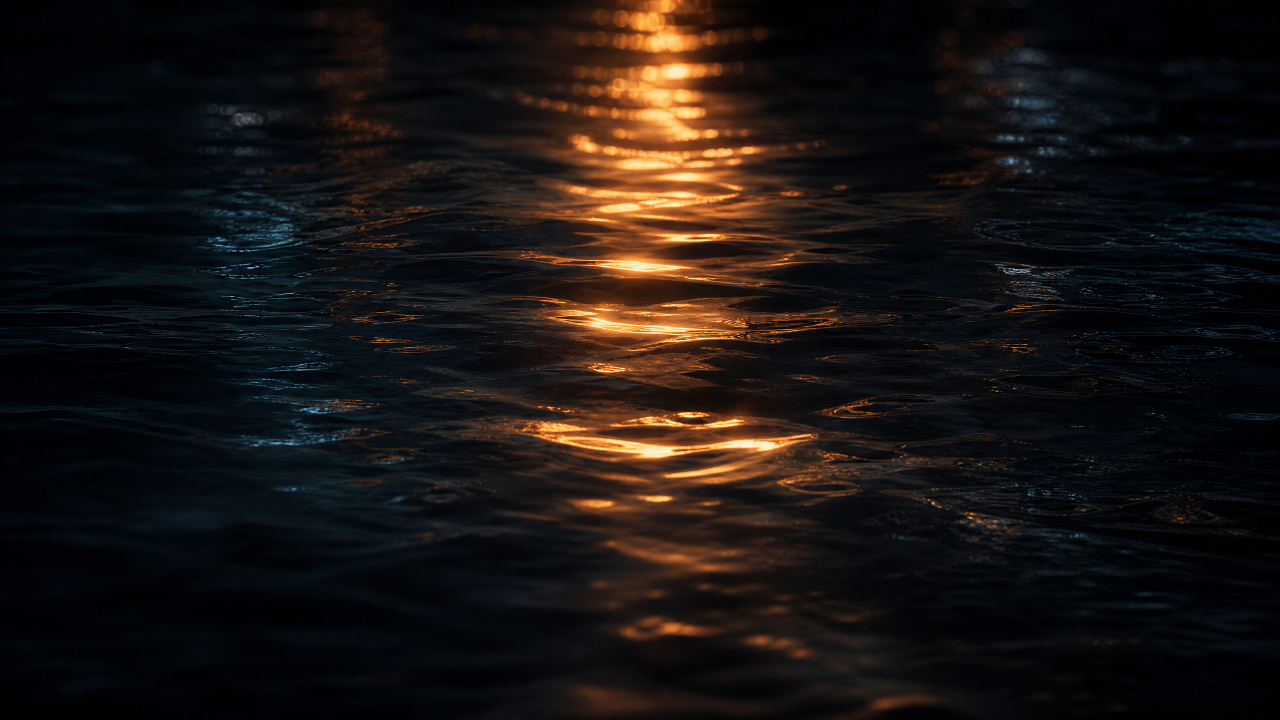
#> input picture assets/video/plates/fire-water-abstract.png, 2560 x 1440 px (shown at 1/2 size); its folder holds only this picture in this run
$ python make_dynamic_keyframe_sheet.py
#> lines starting #> are read from the running program, lines starting #| are printed output that depends on the picture
from pathlib import Path

from PIL import Image, ImageDraw, ImageOps

root = Path('/home/ubuntu/KAIR-S-SONICA')
files = sorted((root/'assets/video/keyframes').glob('*.png')) + sorted((root/'assets/video/plates').glob('*.png'))
thumb_w, thumb_h = 420, 260
margin, label_h, cols = 18, 36, 2
rows = (len(files)+cols-1)//cols
sheet = Image.new('RGB', (cols*(thumb_w+margin)+margin, rows*(thumb_h+label_h+margin)+margin), '#111217')
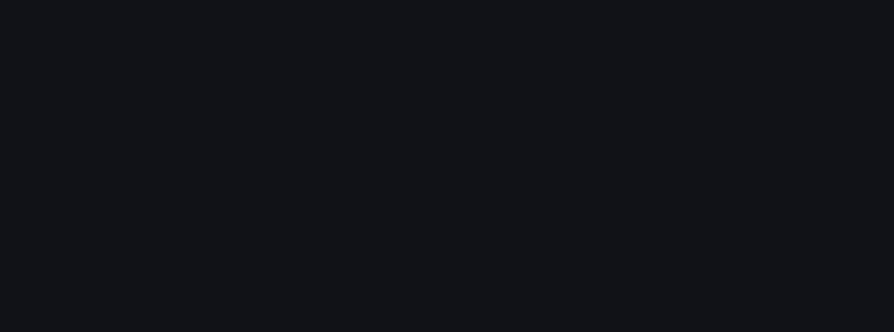
#> sheet: PIL image 894x332 RGB; mean R, G, B 17, 18, 23
d = ImageDraw.Draw(sheet)
for i, path in enumerate(files):
    x = margin + (i%cols)*(thumb_w+margin)
    y = margin + (i//cols)*(thumb_h+label_h+margin)
    im = Image.open(path).convert('RGB')
#> im is the input picture: PIL image 2560x1440 RGB; mean R, G, B 24.5, 19.5, 17.8
    im = ImageOps.fit(im, (thumb_w, thumb_h), method=Image.Resampling.LANCZOS)
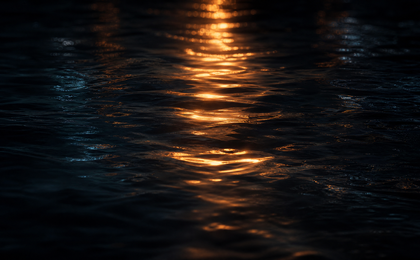
#> im: PIL image 420x260 RGB; mean R, G, B 26.8, 21.1, 18.7
    sheet.paste(im, (x,y))
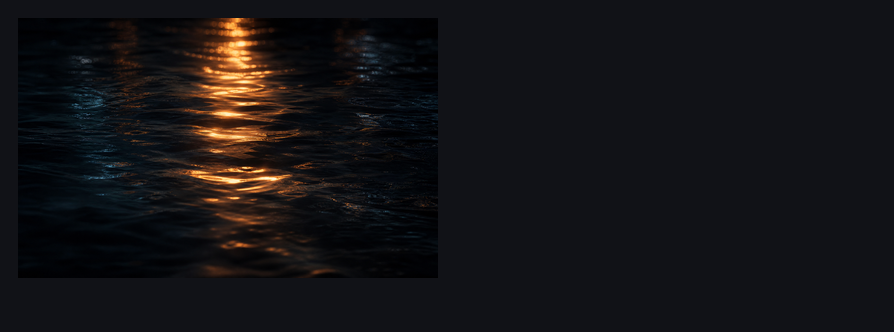
#> sheet: PIL image 894x332 RGB; mean R, G, B 20.6, 19.1, 21.4
    d.text((x,y+thumb_h+6), path.name[:54], fill='#f2f2f2')
(root/'artifacts/video/validation').mkdir(parents=True, exist_ok=True)
sheet.save(root/'artifacts/video/validation/ktd_dynamic_keyframe_sheet.jpg', quality=92)
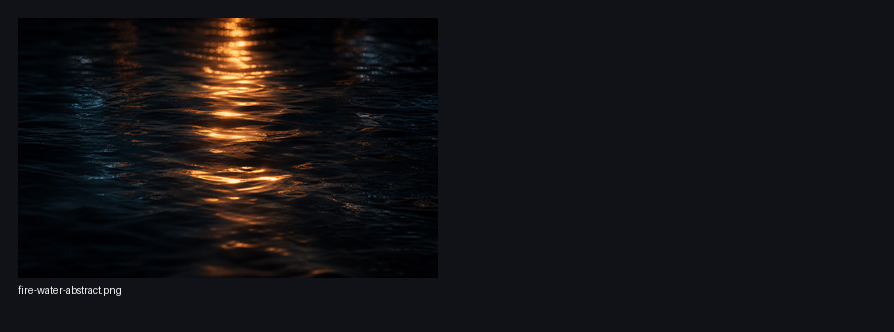
#> saved as ktd_dynamic_keyframe_sheet.jpg: PIL image 894x332 RGB; mean R, G, B 20.8, 19.3, 21.6
